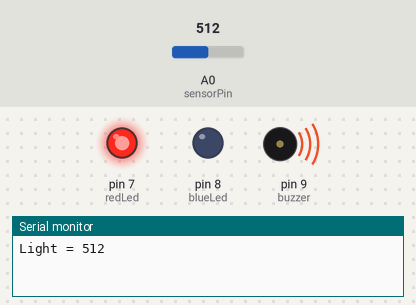
Bench run of a sketch on a simulated Arduino Uno, built with avr-gcc and run on an emulated ATmega328P. Shown: output pins drawn as LEDs (lit = HIGH), buzzer (waves = sounding), the last lines printed to the serial monitor. Inputs (shaded band) come from the test bench; at power-on: A0 (sensorPin) = 512.

Above: at 0.2 s.
At 1.7 s:
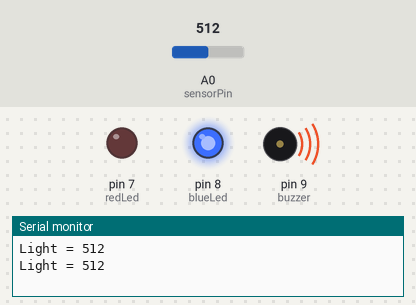
Timing chart, 0 to 3.0 s (numbered marks = the images above):
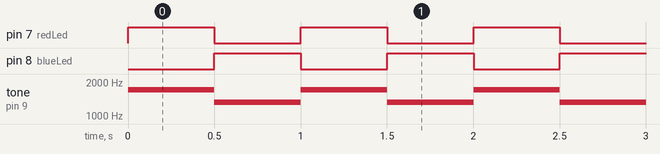

The sketch:

ProjectECEfinal.ino
```cpp
int sensorPin = A0;
int redLed = 7;
int blueLed = 8;
int buzzer = 9;
bool A = false;

void setup()
{
  AlarmOFF();
  Serial.begin(9600);
  pinMode(redLed, OUTPUT);
  pinMode(blueLed, OUTPUT);
  pinMode(buzzer, OUTPUT);
}
void loop()
{
  int sensorValue = analogRead(sensorPin);
  Serial.print("Light = ");
  Serial.println(sensorValue);

  if (sensorValue < 600 || A == true){
    A = true;
    AlarmON();
  }

  else if (sensorValue >=700){
    digitalWrite(redLed, LOW);
  }
}

void AlarmOFF() {
    A = false;
    digitalWrite(buzzer, LOW);
    digitalWrite(redLed, LOW);
    digitalWrite(blueLed, LOW);
  }
void AlarmON() {

    tone(buzzer, 1700);
    digitalWrite(redLed, HIGH);
    digitalWrite(blueLed, LOW);
    delay(500);

    tone(buzzer, 1319);
    digitalWrite(redLed, LOW);
    digitalWrite(blueLed, HIGH);
    delay(500);

    A = true;
  }
```

Measured:
- by itself, pin 7 (redLed), pin 8 (blueLed): alternates HIGH for 0.50 s and LOW for 0.50 s
- by itself, tone on pin 9 (buzzer): alternates 1700 Hz for 0.50 s and 1319 Hz for 0.50 s
